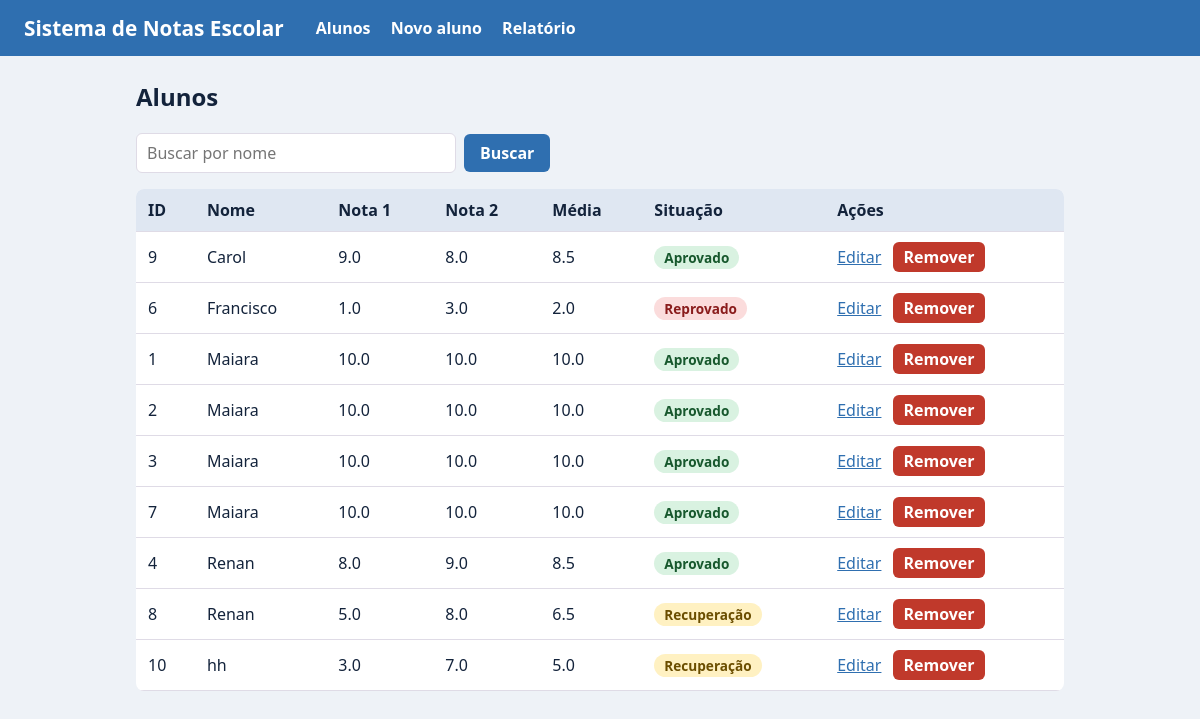
Before: / with the older database file.
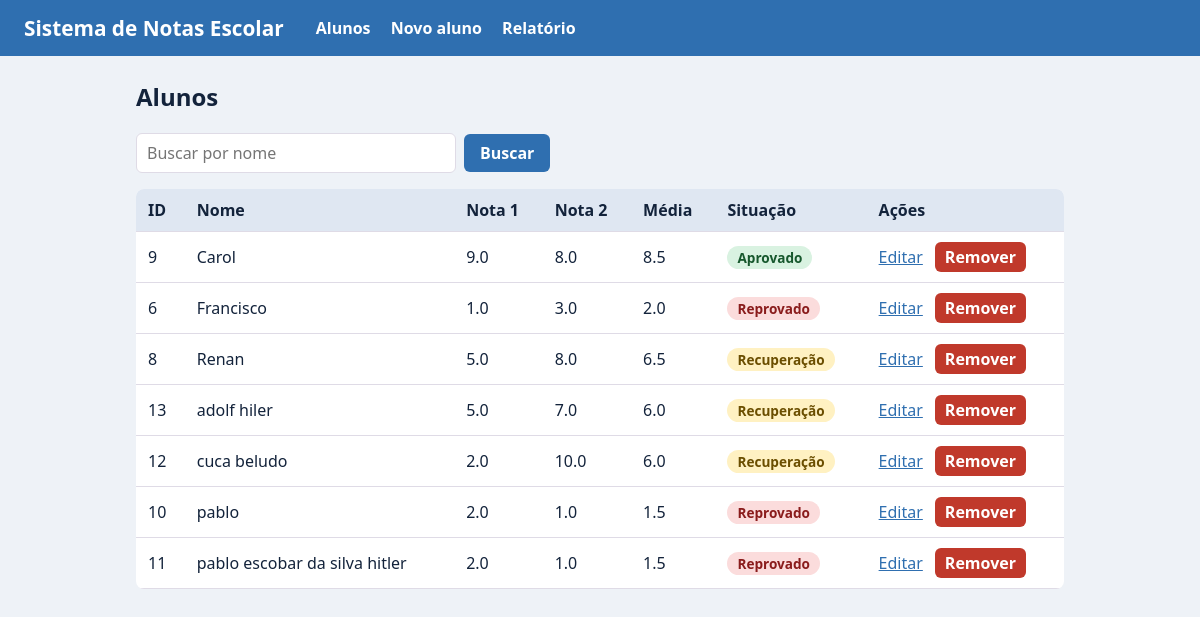
After: the same page with the newer database file.
### tables this page shows
CREATE TABLE alunos(
        id INTEGER PRIMARY KEY AUTOINCREMENT,
        nome TEXT NOT NULL,
        nota1 REAL NOT NULL,
        nota2 REAL NOT NULL
      );

### app.py (the view)
@app.route("/")
def inicio():
    busca = request.args.get("busca", "").strip()
    if busca != "":
        alunos = banco.buscar_por_nome(busca)
    else:
        alunos = banco.listar_alunos()
    return render_template("index.html", alunos=preparar(alunos), busca=busca)

### app.py (called while the page is built)
def preparar(alunos):
    lista = []
    for id_aluno, nome, nota1, nota2 in alunos:
        media = utilidades.calcular_media(nota1, nota2)
        lista.append({
            "id": id_aluno,
            "nome": nome,
            "nota1": nota1,
            "nota2": nota2,
            "media": media,
            "situacao": utilidades.situacao(media),
            "classe": CLASSES[utilidades.situacao(media)],
        })
    return lista

### banco.py (called while the page is built)
def conectar():
    return sqlite3.connect(CAMINHO_BANCO)

def listar_alunos():
    connect = conectar()
    linhas = connect.execute(
        'SELECT id,nome,nota1,nota2 FROM alunos ORDER BY nome'
    ).fetchall()
    connect.close()
    return linhas

### utilidades.py (called while the page is built)
def calcular_media(nota1,nota2):
    return (nota1 + nota2)/2

def situacao(media):
    if media >= 7:
        return "Aprovado"
    elif media >= 5 and media < 7:
        return "Recuperação"
    else:
        return "Reprovado"

### templates/index.html (shortened to what this page needs)
{% extends "base.html" %}
{% block conteudo %}
<h2>Alunos</h2>
<form method="get" class="busca">
    <input
        type="text"
        name="busca"
        value="{{ busca }}"
        placeholder="Buscar por nome"
    >
    <button type="submit">Buscar</button>
</form>
{% if alunos %}
<div class="rolagem">
    <table>
        <thead>
            <tr>
                <th>ID</th>
                <th>Nome</th>
                <th>Nota 1</th>
                <th>Nota 2</th>
                <th>Média</th>
                <th>Situação</th>
                <th>Ações</th>
            </tr>
        </thead>
        <tbody>
            {% for aluno in alunos %}
            <tr>
                <td>{{ aluno.id }}</td>
                <td>{{ aluno.nome }}</td>
                <td>{{ "%.1f"|format(aluno.nota1) }}</td>
                <td>{{ "%.1f"|format(aluno.nota2) }}</td>
                <td>{{ "%.1f"|format(aluno.media) }}</td>
                <td><span class="selo {{ aluno.classe }}">{{ aluno.situacao }}</span></td>
                <td class="acoes">
                    <a href="{{ url_for('editar', id_aluno=aluno.id) }}">Editar</a>
                    <form action="{{ url_for('remover', id_aluno=aluno.id) }}" method="post" onsubmit="return confirm('Remover {{ aluno.id }}?')">
                        <button type="submit" class="perigo">Remover</button></form>
                </td>
            </tr>
             {% endfor %}
        </tbody>
    </table>
</div>
{% else %}
<p>Nenhum aluno encontrado. <a href="{{ url_for('novo') }}">Cadastre o primeiro!</a></p>
{% endif %}
{% endblock %}

### templates/base.html (shortened to what this page needs)
<!DOCTYPE html>
<html lang="pt-br">
<head>
    <link rel="stylesheet" href="{{ url_for('static', filename='style.css') }}">
</head>
<body>
    <header>
        <h1>Sistema de Notas Escolar</h1>
        <nav>
            <a href="{{ url_for('inicio') }}">Alunos</a>
            <a href="{{ url_for('novo') }}">Novo aluno</a>
            <a href="{{ url_for('relatorio') }}">Relatório</a>
        </nav>
    </header>
    <main>
        {% block conteudo %}{% endblock %}
    </main>
</body>
</html>

### static/style.css (style rules this page uses)
:root { --principal: #2f6fb0; --fundo: #eef2f7; --texto: #13233b; --borda: #dfdbe6; }
* { box-sizing: border-box; }
body { margin: 0; font-family: 'Segoe UI', Tahoma, Geneva, Verdana, sans-serif; background-color: var(--fundo); color: var(--texto); }
header { background-color: var(--principal); color: #ffff; padding: 14px 24px; display: flex; flex-wrap: wrap; align-items: center; gap: 12px 32px; }
header h1 { margin: 0; font-size: 1.3rem; }
nav a { color: #ffff; margin-right: 16px; text-decoration: none; font-weight: 600; }
main { max-width: 960px; margin: 24px auto; padding: 0 16px; }
h2 { margin-top: 0; }
a { color: var(--principal); }
.busca { display: flex; gap: 8px; align-items: center; margin-bottom: 16px; flex-wrap: wrap; }
input[type=text] { padding: 8px 10px; border: 1px solid var(--borda); border-radius: 6px; font: inherit; width: 100%; max-width: 320px; }
button { font: inherit; font-weight: 600; padding: 8px 16px; border: 0; border-radius: 6px; background-color: var(--principal); color: #fff; cursor: pointer; }
button.perigo { background-color: #c0392b; padding: 4px 10px; }
.rolagem { overflow-x: auto; }
table { width: 100%; border-collapse: collapse; background-color: #fff; border-radius: 8px; overflow: hidden; }
th, td { padding: 10px 12px; text-align: left; border-bottom: 1px solid var(--borda); white-space: nowrap; }
th { background-color: #dfe7f2; }
.acoes { display: flex; gap: 12px; align-items: center; }
.acoes form { margin: 0; }
.selo { padding: 2px 10px; border-radius: 999px; font-size: .85rem; font-weight: 600; }
.selo.aprovado { background-color: #d9f2e1; color: #17582d; }
.selo.recuperacao { background-color: #fff1c2; color: #6b4e00; }
.selo.reprovado { background-color: #fbdcdc; color: #8a1c1c; }

Changed rows visible on the page:
removed alunos: id "1", nome "Maiara", nota1 "10.0", nota2 "10.0", media "10.0", situacao "Aprovado"
removed alunos: id "2", nome "Maiara", nota1 "10.0", nota2 "10.0", media "10.0", situacao "Aprovado"
removed alunos: id "3", nome "Maiara", nota1 "10.0", nota2 "10.0", media "10.0", situacao "Aprovado"
removed alunos: id "7", nome "Maiara", nota1 "10.0", nota2 "10.0", media "10.0", situacao "Aprovado"
removed alunos: id "4", nome "Renan", nota1 "8.0", nota2 "9.0", media "8.5", situacao "Aprovado"
added alunos: id "13", nome "adolf hiler", nota1 "5.0", nota2 "7.0", media "6.0", situacao "Recuperação"
added alunos: id "12", nome "cuca beludo", nota1 "2.0", nota2 "10.0", media "6.0", situacao "Recuperação"
changed alunos id 10: nome "hh" → "pablo"; nota1 "3.0" → "2.0"; nota2 "7.0" → "1.0"; media "5.0" → "1.5"; situacao "Recuperação" → "Reprovado"
added alunos: id "11", nome "pablo escobar da silva hitler", nota1 "2.0", nota2 "1.0", media "1.5", situacao "Reprovado"
